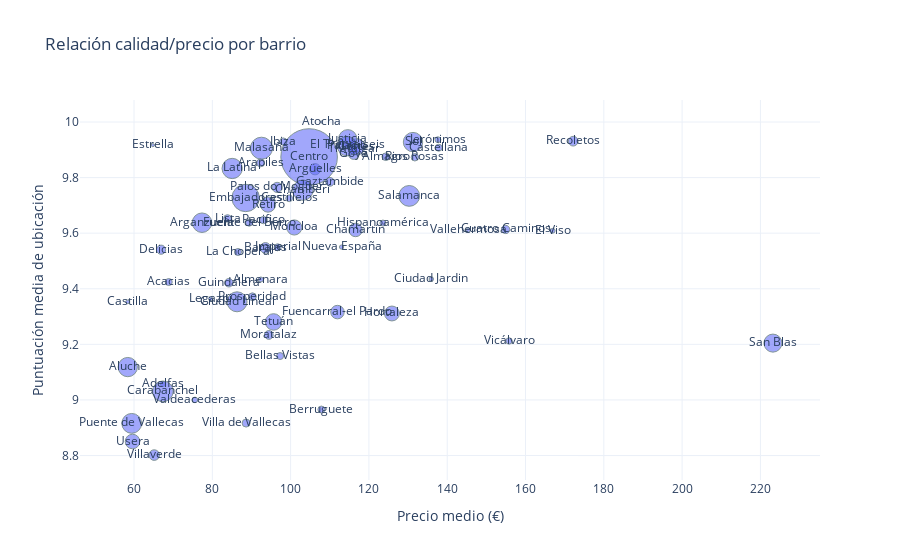

Notebook source saved alongside this figure:
### Markdown cell above
HIPOTESIS 6 - ¿Algunos barrios ofrecen mejor relación calidad/precio y pueden ser zonas de oportunidad para inversión?

### Code cell
# ¿Cómo planteamos donde invertir?

# Quiero identificar barrios que tengan:
# Precio medio bajo o moderado
# Puntuación alta en valoración de ubicación (review_scores_location)
# Posible tendencia al alza (zonas en crecimiento, buena percepción sin ser caras)

# Agrupamos por barrio y calculamos

df_analisis_barrio = (
    df_filtrado
    .groupby('neighbourhood')
    .agg(
        precio_medio=('price', 'mean'),
        puntuacion_ubicacion=('review_scores_location', 'mean'),
        cantidad=('id', 'count')
    )
    .reset_index()
)

#Creamos un gráfico para ver calidad/precio (y/x)

import plotly.express as px

fig = px.scatter(
    df_analisis_barrio,
    x='precio_medio',
    y='puntuacion_ubicacion',
    size='cantidad',
    text='neighbourhood',  # Nombres de barrios en el gráfico
    hover_name='neighbourhood',
    hover_data={'precio_medio': ':.2f', 'puntuacion_ubicacion': ':.2f', 'cantidad': True}, #Ver datos en los globos del gráfico interactivo
    title='Relación calidad/precio por barrio',
    size_max=40
)

# Mejoras visuales del gráfico
fig.update_traces(marker=dict(opacity=0.6, line=dict(width=1, color='DarkSlateGrey')))
fig.update_layout(
    xaxis_title='Precio medio (€)',
    yaxis_title='Puntuación media de ubicación',
    template='plotly_white'
)

fig.show()

### Figure 1 — Plotly figure (JSON) as saved in the notebook; plotly's stock layout.template omitted (floating-point values rounded to 4 significant figures)
{"data": [{"customdata": [[77], [40], [93], [39], [583], [98], [597], [202], [7], [181], [76], [75], [667], [76], [22], [72], [5021], [285], [653], [32], [628], [423], [107], [132], [15], [36], [1184], [15], [287], [79], [120], [162], [114], [57], [347], [83], [77], [54], [517], [78], [647], [28], [93], [761], [360], [121], [28], [84], [587], [163], [94], [618], [148], [363], [86], [680], [511], [589], [428], [174], [332], [49], [30], [64], [100], [176]], "hovertemplate": "<b>%{hovertext}</b><br><br>precio_medio=%{x:.2f}<br>puntuacion_ubicacion=%{y:.2f}<br>cantidad=%{customdata[0]}<br>neighbourhood=%{text}<extra></extra>", "hovertext": ["Acacias", "Adelfas", "Almagro", "Almenara", "Aluche", "Arapiles", "Arganzuela", "Argüelles", "Atocha", "Barajas", "Bellas Vistas", "Berruguete", "Carabanchel", "Castellana", "Castilla", "Castillejos", "Centro", "Chamartín", "Chamberí", "Ciudad Jardin", "Ciudad Lineal", "Cortes", "Cuatro Caminos", "Delicias", "El Tréntaiseis", "El Viso", "Embajadores", "Estrella", "Fuencarral-el Pardo", "Fuente del Berro", "Gaztambide", "Goya", "Guindalera", "Hispanoamérica", "Hortaleza", "Ibiza", "Imperial", "Jerónimos", "Justicia", "La Chopera", "La Latina", "Legazpi", "Lista", "Malasaña", "Moncloa", "Moratalaz", "Nueva España", "Pacifico", "Palacio", "Palos do Moguer", "Prosperidad", "Puente de Vallecas", "Recoletos", "Retiro", "Rios Rosas", "Salamanca", "San Blas", "Sol", "Tetuán", "Trafalgar", "Usera", "Valdeacederas", "Vallehermosa", "Vicálvaro", "Villa de Vallecas", "Villaverde"], "legendgroup": "", "marker": {"color": "#636efa", "line": {"color": "DarkSlateGrey", "width": 1}, "opacity": 0.6, "size": [77, 40, 93, 39, 583, 98, 597, 202, 7, 181, 76, 75, 667, 76, 22, 72, 5021, 285, 653, 32, 628, 423, 107, 132, 15, 36, 1184, 15, 287, 79, 120, 162, 114, 57, 347, 83, 77, 54, 517, 78, 647, 28, 93, 761, 360, 121, 28, 84, 587, 163, 94, 618, 148, 363, 86, 680, 511, 589, 428, 174, 332, 49, 30, 64, 100, 176], "sizemode": "area", "sizeref": 3.138, "symbol": "circle"}, "mode": "markers+text", "name": "", "orientation": "v", "showlegend": false, "text": ["Acacias", "Adelfas", "Almagro", "Almenara", "Aluche", "Arapiles", "Arganzuela", "Argüelles", "Atocha", "Barajas", "Bellas Vistas", "Berruguete", "Carabanchel", "Castellana", "Castilla", "Castillejos", "Centro", "Chamartín", "Chamberí", "Ciudad Jardin", "Ciudad Lineal", "Cortes", "Cuatro Caminos", "Delicias", "El Tréntaiseis", "El Viso", "Embajadores", "Estrella", "Fuencarral-el Pardo", "Fuente del Berro", "Gaztambide", "Goya", "Guindalera", "Hispanoamérica", "Hortaleza", "Ibiza", "Imperial", "Jerónimos", "Justicia", "La Chopera", "La Latina", "Legazpi", "Lista", "Malasaña", "Moncloa", "Moratalaz", "Nueva España", "Pacifico", "Palacio", "Palos do Moguer", "Prosperidad", "Puente de Vallecas", "Recoletos", "Retiro", "Rios Rosas", "Salamanca", "San Blas", "Sol", "Tetuán", "Trafalgar", "Usera", "Valdeacederas", "Vallehermosa", "Vicálvaro", "Villa de Vallecas", "Villaverde"], "type": "scatter", "x": [68.87, 67.38, 124.3, 92.41, 58.41, 92.35, 77.37, 106.2, 107.9, 93.56, 97.32, 107.9, 67.37, 137.8, 58.36, 99.62, 104.7, 116.6, 103.1, 135.9, 86.32, 116.9, 154.9, 66.92, 114.5, 166.9, 88.52, 64.8, 112.0, 89.41, 110.1, 116.1, 84.23, 123.6, 125.9, 98.13, 96.68, 137.6, 114.6, 86.55, 85.07, 79.57, 83.88, 92.55, 100.9, 94.43, 113, 93.04, 114.4, 96.56, 90.24, 59.42, 172.2, 94.22, 131.7, 130.3, 223.2, 131.3, 95.64, 116.3, 59.62, 75.57, 145.3, 155.8, 88.64, 65.16], "xaxis": "x", "y": [9.424, 9.057, 9.875, 9.433, 9.118, 9.853, 9.638, 9.83, 10, 9.547, 9.158, 8.966, 9.031, 9.907, 9.353, 9.725, 9.874, 9.612, 9.755, 9.435, 9.353, 9.911, 9.613, 9.541, 9.917, 9.609, 9.727, 9.917, 9.316, 9.638, 9.785, 9.884, 9.422, 9.636, 9.311, 9.93, 9.549, 9.936, 9.94, 9.532, 9.833, 9.364, 9.653, 9.906, 9.62, 9.234, 9.55, 9.647, 9.913, 9.765, 9.371, 8.916, 9.931, 9.703, 9.873, 9.734, 9.204, 9.928, 9.281, 9.901, 8.85, 9, 9.611, 9.212, 8.917, 8.802], "yaxis": "y"}], "layout": {"legend": {"itemsizing": "constant", "tracegroupgap": 0}, "title": {"text": "Relación calidad/precio por barrio"}, "xaxis": {"anchor": "y", "domain": [0, 1], "title": {"text": "Precio medio (€)"}}, "yaxis": {"anchor": "x", "domain": [0, 1], "title": {"text": "Puntuación media de ubicación"}}}}
